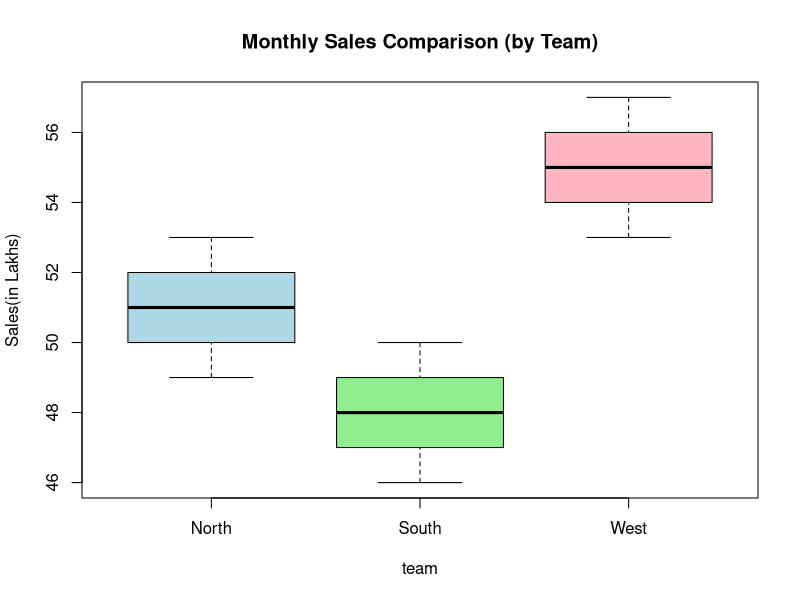

Write the R code that produced this figure.
#Step 1 : Create Data 

team <- c(rep("North",5), rep("South",5), rep("West",5))
sales <- c(52,49,51,53,50,      #North
           48,50,47,46,49,      #South
           55,54,56,57,53)      #West

sales_data <- data.frame(team, sales)
print(sales_data)

#step 4 : Perform one-way ANOVA 
anova_model <- aov(sales ~ team, data = sales_data)
anova_results <- summary(anova_model)

print("anova_Table")
print(anova_results)

#step 5 : Extract f value and compare
f_calculated <- anova_results[[1]]$`F value`[1]
F_critical <- 3.88 # given question (df1=2, df2=12, alpha=0.05)
cat("|n Calculated F =", f_calculated)
cat("|n Critical F =", F_critical)


if (f_calculated > F_critical) {
  cat("|n Conclusion: Reject the null hypothesis. There is a significant difference in mean sales among the teams.")
} else {
  cat("|n Conclusion: Fail to reject the null hypothesis. No significant difference in mean sales among the teams.")
}

#step 6 :visualisation 

boxplot(sales ~ team, data = sales_data,
        main = "Monthly Sales Comparison (by Team)",
        ylab = "Sales(in Lakhs)",
        col = c("lightblue", "lightgreen", "lightpink"))



# Analyse the effect of different treatment types on the growth of plants using anova. Use Inbuilt dataset "plantGrowth" .
#Analyse the effect of different diet types on chick weight using anova. Use Inbuilt dataset "ChickWeight".































